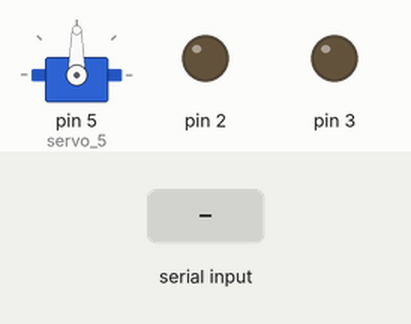
Recording of a sketch running on a simulated Arduino Uno, built with avr-gcc and run on an emulated ATmega328P. On the bench: servo, output pins drawn as LEDs (lit = HIGH). The test bench sets the inputs (shaded band).

Above: at 1.2 s.
1.3 s: "a" received over Serial
At 2.2 s:
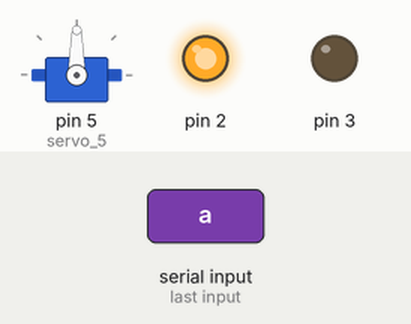
2.8 s: "b" received over Serial
At 3.4 s:
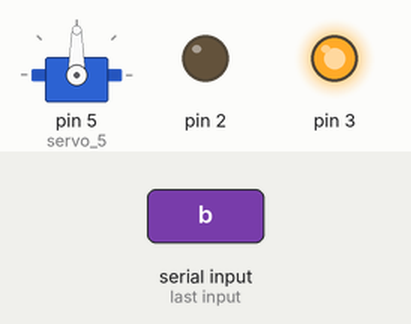
4.3 s: "c" received over Serial
At 5.7 s:
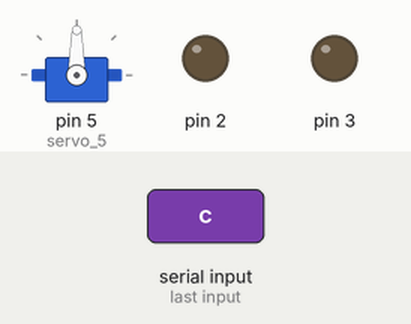
Timing chart, 0 to 7.3 s (numbered marks = the images above; inputs shaded):
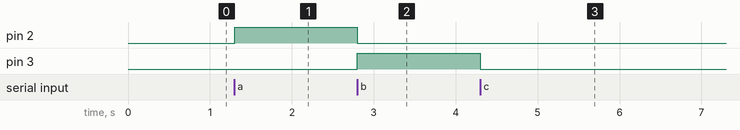

The sketch:

motor-carrinho.ino
```cpp
// C++ code
//
#include <Servo.h>

Servo servo_5;

void setup()
{
  servo_5.attach(5, 500, 2500);

  pinMode(2, OUTPUT);
  pinMode(3, OUTPUT);
  servo_5.write(90);//pode voltar para 0° (ir pra tras)
  Serial.begin (9600);
}

void loop()
{
  char bt;
  if (Serial.available () > 0){ //se estiver tendo comunicação serial

    bt = Serial.read();
    if (bt == 'a'){
      digitalWrite(2, HIGH);//frente
      digitalWrite(3, LOW);//frente
    }
    else if(bt == 'b'){
      digitalWrite(2, LOW);//tras
      digitalWrite(3, HIGH);//tras
    }
    else if(bt == 'c'){
    digitalWrite(2, LOW);
    digitalWrite(3, LOW);
  }

  servo_5.write(90);//muda o ângulo
  delay(1000); // Wait for 1000 millisecond(s)
  }
}
```

Measured:
- after the input at 1.3 s, pin 2: LOW → HIGH at once
- after the input at 2.8 s, pin 2: HIGH → LOW at once; pin 3: LOW → HIGH at once
- after the input at 4.3 s, pin 3: HIGH → LOW at once
